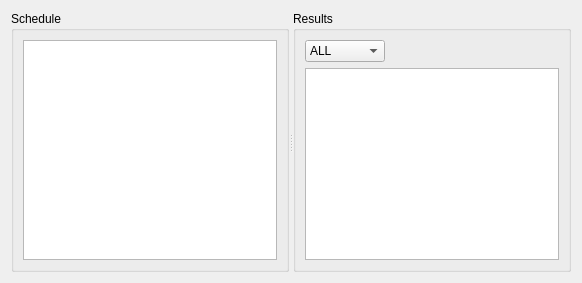
<?xml version="1.0" encoding="UTF-8"?>
<ui version="4.0">
 <class>PreviousWeekWidget</class>
 <widget class="QWidget" name="PreviousWeekWidget">
  <property name="windowTitle">
   <string>Form</string>
  </property>
  <layout class="QGridLayout" name="gridLayout_3">
   <item row="0" column="0">
    <widget class="QSplitter" name="splitter">
     <property name="orientation">
      <enum>Qt::Horizontal</enum>
     </property>
     <widget class="QGroupBox" name="scheduleGroupBox">
      <property name="title">
       <string>Schedule</string>
      </property>
      <layout class="QGridLayout" name="gridLayout">
       <item row="0" column="0">
        <widget class="QListView" name="myGamesListView">
         <property name="sizePolicy">
          <sizepolicy hsizetype="Preferred" vsizetype="Preferred">
           <horstretch>0</horstretch>
           <verstretch>0</verstretch>
          </sizepolicy>
         </property>
         <property name="selectionMode">
          <enum>QAbstractItemView::SingleSelection</enum>
         </property>
         <property name="selectionBehavior">
          <enum>QAbstractItemView::SelectRows</enum>
         </property>
        </widget>
       </item>
      </layout>
     </widget>
     <widget class="QGroupBox" name="resultsGroupBox">
      <property name="sizePolicy">
       <sizepolicy hsizetype="Expanding" vsizetype="Expanding">
        <horstretch>0</horstretch>
        <verstretch>0</verstretch>
       </sizepolicy>
      </property>
      <property name="title">
       <string>Results</string>
      </property>
      <layout class="QGridLayout" name="gridLayout_2">
       <item row="0" column="2">
        <spacer name="horizontalSpacer">
         <property name="orientation">
          <enum>Qt::Horizontal</enum>
         </property>
        </spacer>
       </item>
       <item row="1" column="0" colspan="3">
        <widget class="QTableView" name="myProjectionTableView">
         <property name="selectionMode">
          <enum>QAbstractItemView::SingleSelection</enum>
         </property>
         <property name="selectionBehavior">
          <enum>QAbstractItemView::SelectItems</enum>
         </property>
         <property name="sortingEnabled">
          <bool>true</bool>
         </property>
        </widget>
       </item>
       <item row="0" column="0">
        <widget class="QComboBox" name="myPositionComboBox">
         <item>
          <property name="text">
           <string>ALL</string>
          </property>
         </item>
         <item>
          <property name="text">
           <string>QB</string>
          </property>
         </item>
         <item>
          <property name="text">
           <string>RB</string>
          </property>
         </item>
         <item>
          <property name="text">
           <string>WR</string>
          </property>
         </item>
         <item>
          <property name="text">
           <string>TE</string>
          </property>
         </item>
         <item>
          <property name="text">
           <string>K</string>
          </property>
         </item>
         <item>
          <property name="text">
           <string>DEF</string>
          </property>
         </item>
        </widget>
       </item>
      </layout>
     </widget>
    </widget>
   </item>
  </layout>
 </widget>
 <resources/>
 <connections/>
</ui>
